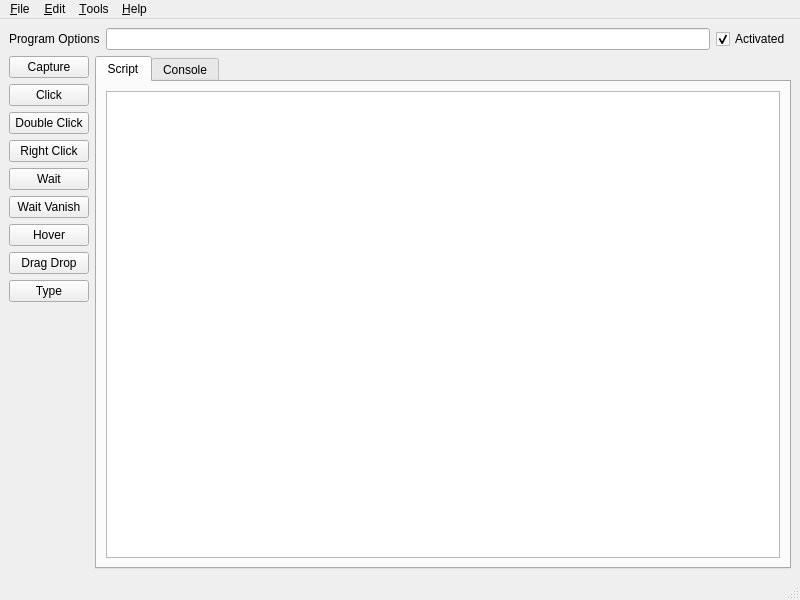
<?xml version="1.0" encoding="UTF-8"?>
<ui version="4.0">
 <class>MainWindow</class>
 <widget class="QMainWindow" name="MainWindow">
  <property name="geometry">
   <rect>
    <x>0</x>
    <y>0</y>
    <width>800</width>
    <height>600</height>
   </rect>
  </property>
  <property name="windowTitle">
   <string>Krapture</string>
  </property>
  <widget class="QWidget" name="centralwidget">
   <layout class="QVBoxLayout" name="verticalLayout_2">
    <item>
     <layout class="QHBoxLayout" name="horizontalLayout">
      <item>
       <widget class="QLabel" name="label">
        <property name="text">
         <string>Program Options</string>
        </property>
       </widget>
      </item>
      <item>
       <widget class="QLineEdit" name="programOptions"/>
      </item>
      <item>
       <widget class="QCheckBox" name="activated">
        <property name="text">
         <string>Activated</string>
        </property>
        <property name="checked">
         <bool>true</bool>
        </property>
       </widget>
      </item>
     </layout>
    </item>
    <item>
     <layout class="QHBoxLayout" name="horizontalLayout_2">
      <item>
       <layout class="QVBoxLayout" name="verticalLayout">
        <item>
         <widget class="QPushButton" name="capture">
          <property name="text">
           <string>Capture</string>
          </property>
         </widget>
        </item>
        <item>
         <widget class="QPushButton" name="click">
          <property name="text">
           <string>Click</string>
          </property>
         </widget>
        </item>
        <item>
         <widget class="QPushButton" name="doubleClick">
          <property name="text">
           <string>Double Click</string>
          </property>
         </widget>
        </item>
        <item>
         <widget class="QPushButton" name="rightClick">
          <property name="text">
           <string>Right Click</string>
          </property>
         </widget>
        </item>
        <item>
         <widget class="QPushButton" name="wait">
          <property name="text">
           <string>Wait</string>
          </property>
         </widget>
        </item>
        <item>
         <widget class="QPushButton" name="waitVanish">
          <property name="text">
           <string>Wait Vanish</string>
          </property>
         </widget>
        </item>
        <item>
         <widget class="QPushButton" name="hover">
          <property name="text">
           <string>Hover</string>
          </property>
         </widget>
        </item>
        <item>
         <widget class="QPushButton" name="dragDrop">
          <property name="text">
           <string>Drag Drop</string>
          </property>
         </widget>
        </item>
        <item>
         <widget class="QPushButton" name="type">
          <property name="text">
           <string>Type</string>
          </property>
         </widget>
        </item>
        <item>
         <spacer name="verticalSpacer">
          <property name="orientation">
           <enum>Qt::Vertical</enum>
          </property>
          <property name="sizeHint" stdset="0">
           <size>
            <width>20</width>
            <height>40</height>
           </size>
          </property>
         </spacer>
        </item>
       </layout>
      </item>
      <item>
       <widget class="QTabWidget" name="tabWidget">
        <property name="currentIndex">
         <number>0</number>
        </property>
        <widget class="QWidget" name="tab">
         <attribute name="title">
          <string>Script</string>
         </attribute>
         <layout class="QGridLayout" name="gridLayout">
          <item row="0" column="0">
           <widget class="xtitan::TextEdit" name="textEdit">
            <property name="lineWrapMode">
             <enum>QTextEdit::NoWrap</enum>
            </property>
           </widget>
          </item>
         </layout>
        </widget>
        <widget class="QWidget" name="tab_2">
         <attribute name="title">
          <string>Console</string>
         </attribute>
         <layout class="QGridLayout" name="gridLayout_2">
          <item row="0" column="0">
           <widget class="QTextBrowser" name="textBrowser"/>
          </item>
         </layout>
        </widget>
       </widget>
      </item>
     </layout>
    </item>
   </layout>
  </widget>
  <widget class="QMenuBar" name="menubar">
   <property name="geometry">
    <rect>
     <x>0</x>
     <y>0</y>
     <width>800</width>
     <height>21</height>
    </rect>
   </property>
   <widget class="QMenu" name="menu_File">
    <property name="title">
     <string>&amp;File</string>
    </property>
    <addaction name="actionNew_Testsuite"/>
    <addaction name="actionOpen_Testsuite"/>
    <addaction name="separator"/>
    <addaction name="actionNew"/>
    <addaction name="action_Open"/>
    <addaction name="action_Save"/>
    <addaction name="actionSave_As"/>
    <addaction name="separator"/>
    <addaction name="action_Exit"/>
   </widget>
   <widget class="QMenu" name="menu_Help">
    <property name="title">
     <string>&amp;Help</string>
    </property>
    <addaction name="action_About"/>
    <addaction name="actionAbout_Qt"/>
   </widget>
   <widget class="QMenu" name="menu_Edit">
    <property name="title">
     <string>&amp;Edit</string>
    </property>
    <addaction name="action_Preference"/>
   </widget>
   <widget class="QMenu" name="menuTools">
    <property name="title">
     <string>&amp;Tools</string>
    </property>
    <addaction name="action_Spawn_Client"/>
    <addaction name="separator"/>
    <addaction name="action_Run"/>
    <addaction name="actionRun_Regression"/>
    <addaction name="separator"/>
    <addaction name="actionRestart_Sikuli_Server"/>
    <addaction name="actionReopen_Test_Case_Manager"/>
    <addaction name="actionRecreate_Test_Case_Database"/>
   </widget>
   <addaction name="menu_File"/>
   <addaction name="menu_Edit"/>
   <addaction name="menuTools"/>
   <addaction name="menu_Help"/>
  </widget>
  <widget class="QStatusBar" name="statusbar"/>
  <action name="action_Open">
   <property name="text">
    <string>&amp;Open Testcase</string>
   </property>
   <property name="shortcut">
    <string>Ctrl+O</string>
   </property>
  </action>
  <action name="action_Save">
   <property name="text">
    <string>&amp;Save Testcase</string>
   </property>
   <property name="shortcut">
    <string>Ctrl+S</string>
   </property>
  </action>
  <action name="action_About">
   <property name="text">
    <string>&amp;About ...</string>
   </property>
  </action>
  <action name="actionAbout_Qt">
   <property name="text">
    <string>About &amp;Qt ...</string>
   </property>
  </action>
  <action name="action_Preference">
   <property name="text">
    <string>&amp;Preference</string>
   </property>
  </action>
  <action name="action_Run">
   <property name="text">
    <string>&amp;Run This Script</string>
   </property>
   <property name="shortcut">
    <string>F5</string>
   </property>
  </action>
  <action name="action_Exit">
   <property name="text">
    <string>E&amp;xit</string>
   </property>
   <property name="shortcut">
    <string>Ctrl+X</string>
   </property>
  </action>
  <action name="actionSave_As">
   <property name="text">
    <string>Save Testcase &amp;As ...</string>
   </property>
  </action>
  <action name="actionRestart_Sikuli_Server">
   <property name="text">
    <string>Restart &amp;Agent</string>
   </property>
  </action>
  <action name="actionReopen_Test_Case_Manager">
   <property name="text">
    <string>Reopen &amp;Test Case Manager</string>
   </property>
   <property name="toolTip">
    <string>Reopen Test Case Manager</string>
   </property>
  </action>
  <action name="actionRecreate_Test_Case_Database">
   <property name="text">
    <string>Recreate Test &amp;Case Database</string>
   </property>
  </action>
  <action name="actionRun_Regression">
   <property name="text">
    <string>Run Re&amp;gression</string>
   </property>
   <property name="shortcut">
    <string>Ctrl+F5</string>
   </property>
  </action>
  <action name="actionNew">
   <property name="text">
    <string>&amp;New Testcase</string>
   </property>
   <property name="shortcut">
    <string>Ctrl+N</string>
   </property>
  </action>
  <action name="actionNew_Testsuite">
   <property name="text">
    <string>New Testsuite</string>
   </property>
  </action>
  <action name="actionOpen_Testsuite">
   <property name="text">
    <string>Open Testsuite</string>
   </property>
  </action>
  <action name="action_Spawn_Client">
   <property name="text">
    <string>&amp;Spawn Client</string>
   </property>
  </action>
 </widget>
 <customwidgets>
  <customwidget>
   <class>xtitan::TextEdit</class>
   <extends>QTextEdit</extends>
   <header>Widget/TextEdit.hpp</header>
  </customwidget>
 </customwidgets>
 <resources/>
 <connections/>
</ui>
